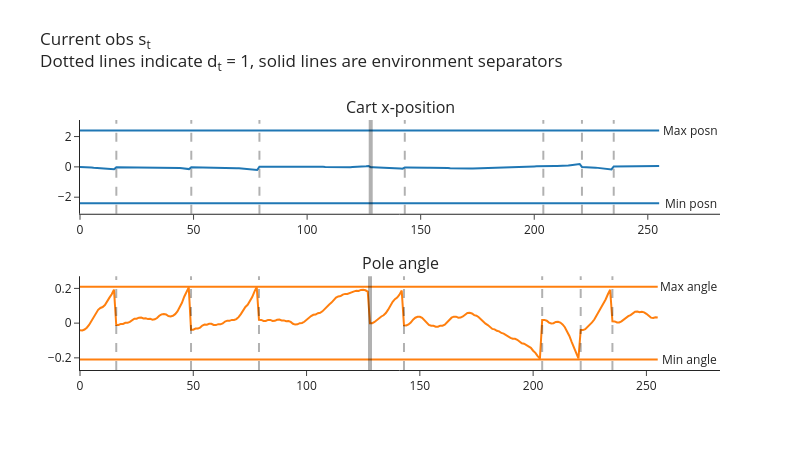
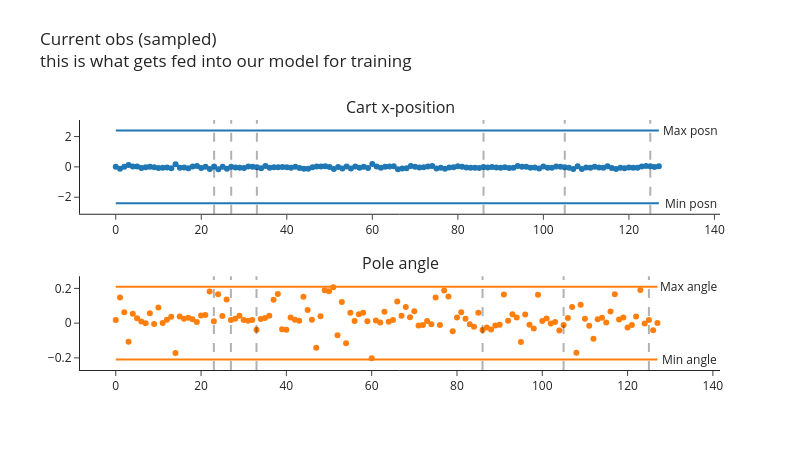

Here is the notebook cell these charts were saved with, in order:
### Markdown cell above
Like before, here's some code to generate and plot observations.

The first plot shows the current observations $s_t$ (with dotted lines indicating $d_t = 1$, i.e. $s_t$ is the first observation of a new episode). The solid lines indicate the transition between different environments in `envs` (this demo uses `num_envs = 2`). There are `batch_size = num_steps_per_rollout * num_envs = 128 * 2 = 256` observations in total, with `128` coming from each environment.

The second plot shows a single minibatch of sampled experiences from full memory. Each minibatch has size `minibatch_size = 128`, and `minibatches` contains in total `batches_per_learning_phase * (batch_size // minibatch_size) = 2 * 2 = 4` minibatches.

Note that we don't need to worry about terminal observations here, because we're not actually logging `next_obs` (unlike DQN, this won't be part of our loss function).

### Code cell
num_steps_per_rollout = 128
num_envs = 2
batch_size = num_steps_per_rollout * num_envs  # 256

minibatch_size = 128
num_minibatches = batch_size // minibatch_size  # 2

batches_per_learning_phase = 2

envs = CartPole(num_envs=num_envs)  # GPU-batched env: reset()/step() return on-device tensors
memory = ReplayMemory(num_envs, (4,), (), batch_size, minibatch_size, batches_per_learning_phase)

logprobs = values = t.zeros(num_envs, device=device)  # dummy values, just so we can see demo of plot
obs, _ = envs.reset()
terminated = t.zeros(num_envs, dtype=t.bool, device=device)  # d_t for the very first obs

for i in range(num_steps_per_rollout):  # the locally-defined 128, matching this cell's batch_size
    # Choose a random action and step the env (actions are an on-device tensor for the batched env)
    actions = t.randint(0, envs.single_action_space.n, (num_envs,), device=device)
    next_obs, rewards, next_terminated, truncated, infos = envs.step(actions)

    # Add experience to memory (everything is already an on-device tensor). Like `PPOAgent.play_step`,
    # the flag we store next to s_t is d_t, i.e. "s_t is the first obs of a new episode".
    memory.add(obs, actions, logprobs, values, rewards, terminated)
    obs, terminated = next_obs, next_terminated

plot_cartpole_obs_and_dones(
    t.stack(memory.obs).cpu(),
    t.stack(memory.terminated).cpu(),
    title="Current obs s<sub>t</sub><br>Dotted lines indicate d<sub>t</sub> = 1, solid lines are environment separators",
)

next_value = next_done = t.zeros(envs.num_envs).to(device)  # dummy values, just so we can see demo of plot
minibatches = memory.get_minibatches(next_value, next_done, gamma=0.99, gae_lambda=0.95)

plot_cartpole_obs_and_dones(
    minibatches[0].obs.cpu(),
    minibatches[0].terminated.cpu(),
    title="Current obs (sampled)<br>this is what gets fed into our model for training",
    mode="markers",  # sampled experiences aren't consecutive, so don't join them up
)

### Figure 1 — Plotly figure (JSON) as saved in the notebook; plotly's stock layout.template omitted (floating-point values rounded to 4 significant figures; data arrays with more than 128 entries replaced by an {"elided": "..."} marker saying what was removed)
{"data": [{"marker": {"color": "#1F77B4"}, "mode": "lines", "name": "posn", "type": "scatter", "xaxis": "x", "y": {"elided": "256 float values"}, "yaxis": "y"}, {"marker": {"color": "#1F77B4"}, "mode": "lines", "name": "posn_min", "type": "scatter", "xaxis": "x", "y": {"elided": "256 float values"}, "yaxis": "y"}, {"marker": {"color": "#1F77B4"}, "mode": "lines", "name": "posn_max", "type": "scatter", "xaxis": "x", "y": {"elided": "256 float values"}, "yaxis": "y"}, {"marker": {"color": "#FF7F0E"}, "mode": "lines", "name": "angle", "type": "scatter", "xaxis": "x2", "y": {"elided": "256 float values"}, "yaxis": "y2"}, {"marker": {"color": "#FF7F0E"}, "mode": "lines", "name": "angle_min", "type": "scatter", "xaxis": "x2", "y": {"elided": "256 float values"}, "yaxis": "y2"}, {"marker": {"color": "#FF7F0E"}, "mode": "lines", "name": "angle_max", "type": "scatter", "xaxis": "x2", "y": {"elided": "256 float values"}, "yaxis": "y2"}], "layout": {"annotations": [{"font": {"size": 16}, "showarrow": false, "text": "Cart x-position", "x": 0.5, "xanchor": "center", "xref": "paper", "y": 1.0, "yanchor": "bottom", "yref": "paper"}, {"font": {"size": 16}, "showarrow": false, "text": "Pole angle", "x": 0.5, "xanchor": "center", "xref": "paper", "y": 0.375, "yanchor": "bottom", "yref": "paper"}, {"showarrow": false, "text": "Min posn", "x": 268.8, "xref": "x", "y": -2.4, "yref": "y"}, {"showarrow": false, "text": "Min angle", "x": 268.8, "xref": "x2", "y": -0.2095, "yref": "y2"}, {"showarrow": false, "text": "Max posn", "x": 268.8, "xref": "x", "y": 2.4, "yref": "y"}, {"showarrow": false, "text": "Max angle", "x": 268.8, "xref": "x2", "y": 0.2095, "yref": "y2"}], "height": 450, "hovermode": "x unified", "margin": {"t": 120}, "shapes": [{"line": {"color": "black", "dash": "dash", "width": 2}, "type": "line", "x0": 16, "x1": 16, "xref": "x", "y0": 0, "y1": 1, "yref": "y domain"}, {"line": {"color": "black", "dash": "dash", "width": 2}, "type": "line", "x0": 49, "x1": 49, "xref": "x", "y0": 0, "y1": 1, "yref": "y domain"}, {"line": {"color": "black", "dash": "dash", "width": 2}, "type": "line", "x0": 79, "x1": 79, "xref": "x", "y0": 0, "y1": 1, "yref": "y domain"}, {"line": {"color": "black", "dash": "dash", "width": 2}, "type": "line", "x0": 143, "x1": 143, "xref": "x", "y0": 0, "y1": 1, "yref": "y domain"}, {"line": {"color": "black", "dash": "dash", "width": 2}, "type": "line", "x0": 204, "x1": 204, "xref": "x", "y0": 0, "y1": 1, "yref": "y domain"}, {"line": {"color": "black", "dash": "dash", "width": 2}, "type": "line", "x0": 221, "x1": 221, "xref": "x", "y0": 0, "y1": 1, "yref": "y domain"}, {"line": {"color": "black", "dash": "dash", "width": 2}, "type": "line", "x0": 235, "x1": 235, "xref": "x", "y0": 0, "y1": 1, "yref": "y domain"}, {"line": {"color": "black", "width": 4}, "type": "line", "x0": 128, "x1": 128, "xref": "x", "y0": 0, "y1": 1, "yref": "y domain"}, {"line": {"color": "black", "dash": "dash", "width": 2}, "type": "line", "x0": 16, "x1": 16, "xref": "x2", "y0": 0, "y1": 1, "yref": "y2 domain"}, {"line": {"color": "black", "dash": "dash", "width": 2}, "type": "line", "x0": 49, "x1": 49, "xref": "x2", "y0": 0, "y1": 1, "yref": "y2 domain"}, {"line": {"color": "black", "dash": "dash", "width": 2}, "type": "line", "x0": 79, "x1": 79, "xref": "x2", "y0": 0, "y1": 1, "yref": "y2 domain"}, {"line": {"color": "black", "dash": "dash", "width": 2}, "type": "line", "x0": 143, "x1": 143, "xref": "x2", "y0": 0, "y1": 1, "yref": "y2 domain"}, {"line": {"color": "black", "dash": "dash", "width": 2}, "type": "line", "x0": 204, "x1": 204, "xref": "x2", "y0": 0, "y1": 1, "yref": "y2 domain"}, {"line": {"color": "black", "dash": "dash", "width": 2}, "type": "line", "x0": 221, "x1": 221, "xref": "x2", "y0": 0, "y1": 1, "yref": "y2 domain"}, {"line": {"color": "black", "dash": "dash", "width": 2}, "type": "line", "x0": 235, "x1": 235, "xref": "x2", "y0": 0, "y1": 1, "yref": "y2 domain"}, {"line": {"color": "black", "width": 4}, "type": "line", "x0": 128, "x1": 128, "xref": "x2", "y0": 0, "y1": 1, "yref": "y2 domain"}], "showlegend": false, "title": {"text": "Current obs s<sub>t</sub><br>Dotted lines indicate d<sub>t</sub> = 1, solid lines are environment separators", "y": 0.9}, "width": 800, "xaxis": {"anchor": "y", "domain": [0.0, 1.0]}, "xaxis2": {"anchor": "y2", "domain": [0.0, 1.0]}, "yaxis": {"anchor": "x", "domain": [0.625, 1.0]}, "yaxis2": {"anchor": "x2", "domain": [0.0, 0.375]}}}

### Figure 2 — Plotly figure (JSON) as saved in the notebook; plotly's stock layout.template omitted (floating-point values rounded to 4 significant figures)
{"data": [{"marker": {"color": "#1F77B4"}, "mode": "markers", "name": "posn", "type": "scatter", "xaxis": "x", "y": [0.01623, -0.126, 0.01065, 0.1294, 0.02495, 0.02451, -0.07103, -0.01899, 0.00528, -0.02384, -0.08107, -0.06565, -0.0427, -0.09647, 0.1715, -0.0537, -0.04942, -0.09381, 0.02743, 0.05068, -0.06603, 0.01474, -0.1349, 0.03032, -0.1495, 0.01307, -0.1297, 0.01581, -0.04824, -0.05468, -0.08032, 0.02026, 0.01615, -0.02819, -0.08524, 0.05081, -0.06076, -0.03039, -0.02784, -0.01, -0.02875, -0.0538, 0.01642, -0.07543, -0.1183, -0.1219, -0.03016, 0.02529, 0.01768, 0.0447, -0.006352, -0.1478, -0.007563, -0.1109, 0.01933, -0.1127, 0.02446, -0.05956, 0.005258, -0.07419, 0.1907, 0.02048, -0.06144, 0.01154, 0.03249, 0.04124, -0.1548, -0.09924, -0.09233, 0.0516, 0.001319, -0.04856, -0.02157, 0.01989, 0.06102, -0.1023, -0.05294, -0.1217, -0.0347, -0.02492, 0.0461, 0.0163, -0.0338, -0.05834, -0.05257, -0.07801, -0.005481, -0.0453, -0.003192, -0.0465, -0.06283, -0.03139, -0.07592, -0.06557, 0.05629, 0.01597, 0.009189, -0.05142, -0.03374, -0.1101, 0.0202, -0.05074, -0.06274, 0.0284, 0.0001621, -0.01749, -0.05206, -0.1342, 0.03629, -0.1425, -0.04742, -0.05521, 0.006049, -0.04727, -0.05297, 0.03718, -0.06836, -0.1373, -0.05014, -0.09444, -0.03817, -0.05344, -0.05553, 0.01899, 0.0555, 0.04168, -0.0003743, 0.03636], "yaxis": "y"}, {"marker": {"color": "#1F77B4"}, "mode": "lines", "name": "posn_min", "type": "scatter", "xaxis": "x", "y": [-2.4, -2.4, -2.4, -2.4, -2.4, -2.4, -2.4, -2.4, -2.4, -2.4, -2.4, -2.4, -2.4, -2.4, -2.4, -2.4, -2.4, -2.4, -2.4, -2.4, -2.4, -2.4, -2.4, -2.4, -2.4, -2.4, -2.4, -2.4, -2.4, -2.4, -2.4, -2.4, -2.4, -2.4, -2.4, -2.4, -2.4, -2.4, -2.4, -2.4, -2.4, -2.4, -2.4, -2.4, -2.4, -2.4, -2.4, -2.4, -2.4, -2.4, -2.4, -2.4, -2.4, -2.4, -2.4, -2.4, -2.4, -2.4, -2.4, -2.4, -2.4, -2.4, -2.4, -2.4, -2.4, -2.4, -2.4, -2.4, -2.4, -2.4, -2.4, -2.4, -2.4, -2.4, -2.4, -2.4, -2.4, -2.4, -2.4, -2.4, -2.4, -2.4, -2.4, -2.4, -2.4, -2.4, -2.4, -2.4, -2.4, -2.4, -2.4, -2.4, -2.4, -2.4, -2.4, -2.4, -2.4, -2.4, -2.4, -2.4, -2.4, -2.4, -2.4, -2.4, -2.4, -2.4, -2.4, -2.4, -2.4, -2.4, -2.4, -2.4, -2.4, -2.4, -2.4, -2.4, -2.4, -2.4, -2.4, -2.4, -2.4, -2.4, -2.4, -2.4, -2.4, -2.4, -2.4, -2.4], "yaxis": "y"}, {"marker": {"color": "#1F77B4"}, "mode": "lines", "name": "posn_max", "type": "scatter", "xaxis": "x", "y": [2.4, 2.4, 2.4, 2.4, 2.4, 2.4, 2.4, 2.4, 2.4, 2.4, 2.4, 2.4, 2.4, 2.4, 2.4, 2.4, 2.4, 2.4, 2.4, 2.4, 2.4, 2.4, 2.4, 2.4, 2.4, 2.4, 2.4, 2.4, 2.4, 2.4, 2.4, 2.4, 2.4, 2.4, 2.4, 2.4, 2.4, 2.4, 2.4, 2.4, 2.4, 2.4, 2.4, 2.4, 2.4, 2.4, 2.4, 2.4, 2.4, 2.4, 2.4, 2.4, 2.4, 2.4, 2.4, 2.4, 2.4, 2.4, 2.4, 2.4, 2.4, 2.4, 2.4, 2.4, 2.4, 2.4, 2.4, 2.4, 2.4, 2.4, 2.4, 2.4, 2.4, 2.4, 2.4, 2.4, 2.4, 2.4, 2.4, 2.4, 2.4, 2.4, 2.4, 2.4, 2.4, 2.4, 2.4, 2.4, 2.4, 2.4, 2.4, 2.4, 2.4, 2.4, 2.4, 2.4, 2.4, 2.4, 2.4, 2.4, 2.4, 2.4, 2.4, 2.4, 2.4, 2.4, 2.4, 2.4, 2.4, 2.4, 2.4, 2.4, 2.4, 2.4, 2.4, 2.4, 2.4, 2.4, 2.4, 2.4, 2.4, 2.4, 2.4, 2.4, 2.4, 2.4, 2.4, 2.4], "yaxis": "y"}, {"marker": {"color": "#FF7F0E"}, "mode": "markers", "name": "angle", "type": "scatter", "xaxis": "x2", "y": [0.01848, 0.147, 0.06319, -0.108, 0.05366, 0.02805, 0.009066, -0.0001978, 0.05719, -0.004341, 0.08929, 0.00139, 0.01923, 0.037, -0.1722, 0.03847, 0.02451, 0.03145, 0.02202, 0.00672, 0.04337, 0.04642, 0.1815, 0.01012, 0.1664, 0.04043, 0.136, 0.01864, 0.02539, 0.04201, 0.01842, 0.01327, 0.01833, -0.03847, 0.02315, 0.02996, 0.04279, 0.1349, 0.1683, -0.03461, -0.0378, 0.03215, 0.01958, 0.01407, 0.152, 0.07515, 0.01894, -0.142, 0.04007, 0.1892, 0.183, 0.2061, -0.06991, 0.1224, -0.1164, 0.05955, 0.01176, 0.05164, 0.05947, 0.01119, -0.2027, 0.01573, 0.003342, 0.06545, 0.007766, 0.01861, 0.1244, 0.04279, 0.09258, 0.03423, 0.06796, -0.013, -0.01055, 0.01242, -0.007121, 0.1476, -0.01065, 0.1873, 0.1536, -0.04746, 0.03173, 0.06227, 0.02561, -0.00686, -0.0205, 0.06016, -0.04021, -0.02507, -0.03704, -0.014, -0.008797, 0.1643, 0.01328, 0.05068, 0.03285, -0.1089, 0.04937, -0.008976, -0.03134, 0.1641, 0.01289, 0.02704, -0.001802, 0.006958, -0.04189, -0.01064, 0.02924, 0.09301, -0.1712, 0.1055, 0.02518, -0.0153, -0.09, 0.02168, 0.03162, 0.004255, 0.06738, 0.1665, 0.02086, 0.03194, -0.02549, -0.01127, 0.03871, 0.1913, -0.001538, 0.01774, -0.04115, 0.0008594], "yaxis": "y2"}, {"marker": {"color": "#FF7F0E"}, "mode": "lines", "name": "angle_min", "type": "scatter", "xaxis": "x2", "y": [-0.2095, -0.2095, -0.2095, -0.2095, -0.2095, -0.2095, -0.2095, -0.2095, -0.2095, -0.2095, -0.2095, -0.2095, -0.2095, -0.2095, -0.2095, -0.2095, -0.2095, -0.2095, -0.2095, -0.2095, -0.2095, -0.2095, -0.2095, -0.2095, -0.2095, -0.2095, -0.2095, -0.2095, -0.2095, -0.2095, -0.2095, -0.2095, -0.2095, -0.2095, -0.2095, -0.2095, -0.2095, -0.2095, -0.2095, -0.2095, -0.2095, -0.2095, -0.2095, -0.2095, -0.2095, -0.2095, -0.2095, -0.2095, -0.2095, -0.2095, -0.2095, -0.2095, -0.2095, -0.2095, -0.2095, -0.2095, -0.2095, -0.2095, -0.2095, -0.2095, -0.2095, -0.2095, -0.2095, -0.2095, -0.2095, -0.2095, -0.2095, -0.2095, -0.2095, -0.2095, -0.2095, -0.2095, -0.2095, -0.2095, -0.2095, -0.2095, -0.2095, -0.2095, -0.2095, -0.2095, -0.2095, -0.2095, -0.2095, -0.2095, -0.2095, -0.2095, -0.2095, -0.2095, -0.2095, -0.2095, -0.2095, -0.2095, -0.2095, -0.2095, -0.2095, -0.2095, -0.2095, -0.2095, -0.2095, -0.2095, -0.2095, -0.2095, -0.2095, -0.2095, -0.2095, -0.2095, -0.2095, -0.2095, -0.2095, -0.2095, -0.2095, -0.2095, -0.2095, -0.2095, -0.2095, -0.2095, -0.2095, -0.2095, -0.2095, -0.2095, -0.2095, -0.2095, -0.2095, -0.2095, -0.2095, -0.2095, -0.2095, -0.2095], "yaxis": "y2"}, {"marker": {"color": "#FF7F0E"}, "mode": "lines", "name": "angle_max", "type": "scatter", "xaxis": "x2", "y": [0.2095, 0.2095, 0.2095, 0.2095, 0.2095, 0.2095, 0.2095, 0.2095, 0.2095, 0.2095, 0.2095, 0.2095, 0.2095, 0.2095, 0.2095, 0.2095, 0.2095, 0.2095, 0.2095, 0.2095, 0.2095, 0.2095, 0.2095, 0.2095, 0.2095, 0.2095, 0.2095, 0.2095, 0.2095, 0.2095, 0.2095, 0.2095, 0.2095, 0.2095, 0.2095, 0.2095, 0.2095, 0.2095, 0.2095, 0.2095, 0.2095, 0.2095, 0.2095, 0.2095, 0.2095, 0.2095, 0.2095, 0.2095, 0.2095, 0.2095, 0.2095, 0.2095, 0.2095, 0.2095, 0.2095, 0.2095, 0.2095, 0.2095, 0.2095, 0.2095, 0.2095, 0.2095, 0.2095, 0.2095, 0.2095, 0.2095, 0.2095, 0.2095, 0.2095, 0.2095, 0.2095, 0.2095, 0.2095, 0.2095, 0.2095, 0.2095, 0.2095, 0.2095, 0.2095, 0.2095, 0.2095, 0.2095, 0.2095, 0.2095, 0.2095, 0.2095, 0.2095, 0.2095, 0.2095, 0.2095, 0.2095, 0.2095, 0.2095, 0.2095, 0.2095, 0.2095, 0.2095, 0.2095, 0.2095, 0.2095, 0.2095, 0.2095, 0.2095, 0.2095, 0.2095, 0.2095, 0.2095, 0.2095, 0.2095, 0.2095, 0.2095, 0.2095, 0.2095, 0.2095, 0.2095, 0.2095, 0.2095, 0.2095, 0.2095, 0.2095, 0.2095, 0.2095, 0.2095, 0.2095, 0.2095, 0.2095, 0.2095, 0.2095], "yaxis": "y2"}], "layout": {"annotations": [{"font": {"size": 16}, "showarrow": false, "text": "Cart x-position", "x": 0.5, "xanchor": "center", "xref": "paper", "y": 1.0, "yanchor": "bottom", "yref": "paper"}, {"font": {"size": 16}, "showarrow": false, "text": "Pole angle", "x": 0.5, "xanchor": "center", "xref": "paper", "y": 0.375, "yanchor": "bottom", "yref": "paper"}, {"showarrow": false, "text": "Min posn", "x": 134.4, "xref": "x", "y": -2.4, "yref": "y"}, {"showarrow": false, "text": "Min angle", "x": 134.4, "xref": "x2", "y": -0.2095, "yref": "y2"}, {"showarrow": false, "text": "Max posn", "x": 134.4, "xref": "x", "y": 2.4, "yref": "y"}, {"showarrow": false, "text": "Max angle", "x": 134.4, "xref": "x2", "y": 0.2095, "yref": "y2"}], "height": 450, "hovermode": "x unified", "margin": {"t": 120}, "shapes": [{"line": {"color": "black", "dash": "dash", "width": 2}, "type": "line", "x0": 23, "x1": 23, "xref": "x", "y0": 0, "y1": 1, "yref": "y domain"}, {"line": {"color": "black", "dash": "dash", "width": 2}, "type": "line", "x0": 27, "x1": 27, "xref": "x", "y0": 0, "y1": 1, "yref": "y domain"}, {"line": {"color": "black", "dash": "dash", "width": 2}, "type": "line", "x0": 33, "x1": 33, "xref": "x", "y0": 0, "y1": 1, "yref": "y domain"}, {"line": {"color": "black", "dash": "dash", "width": 2}, "type": "line", "x0": 86, "x1": 86, "xref": "x", "y0": 0, "y1": 1, "yref": "y domain"}, {"line": {"color": "black", "dash": "dash", "width": 2}, "type": "line", "x0": 105, "x1": 105, "xref": "x", "y0": 0, "y1": 1, "yref": "y domain"}, {"line": {"color": "black", "dash": "dash", "width": 2}, "type": "line", "x0": 125, "x1": 125, "xref": "x", "y0": 0, "y1": 1, "yref": "y domain"}, {"line": {"color": "black", "dash": "dash", "width": 2}, "type": "line", "x0": 23, "x1": 23, "xref": "x2", "y0": 0, "y1": 1, "yref": "y2 domain"}, {"line": {"color": "black", "dash": "dash", "width": 2}, "type": "line", "x0": 27, "x1": 27, "xref": "x2", "y0": 0, "y1": 1, "yref": "y2 domain"}, {"line": {"color": "black", "dash": "dash", "width": 2}, "type": "line", "x0": 33, "x1": 33, "xref": "x2", "y0": 0, "y1": 1, "yref": "y2 domain"}, {"line": {"color": "black", "dash": "dash", "width": 2}, "type": "line", "x0": 86, "x1": 86, "xref": "x2", "y0": 0, "y1": 1, "yref": "y2 domain"}, {"line": {"color": "black", "dash": "dash", "width": 2}, "type": "line", "x0": 105, "x1": 105, "xref": "x2", "y0": 0, "y1": 1, "yref": "y2 domain"}, {"line": {"color": "black", "dash": "dash", "width": 2}, "type": "line", "x0": 125, "x1": 125, "xref": "x2", "y0": 0, "y1": 1, "yref": "y2 domain"}], "showlegend": false, "title": {"text": "Current obs (sampled)<br>this is what gets fed into our model for training", "y": 0.9}, "width": 800, "xaxis": {"anchor": "y", "domain": [0.0, 1.0]}, "xaxis2": {"anchor": "y2", "domain": [0.0, 1.0]}, "yaxis": {"anchor": "x", "domain": [0.625, 1.0]}, "yaxis2": {"anchor": "x2", "domain": [0.0, 0.375]}}}
